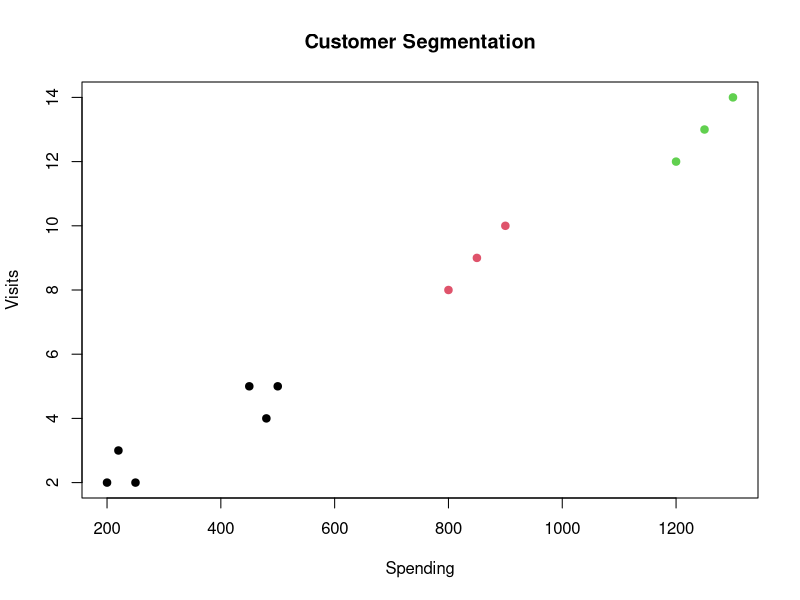

Recreate this plot in R.
# 95 - K-Means Clustering
customers <- data.frame(
  spending=c(200,220,250,800,850,900,450,480,500,1200,1250,1300),
  visits=c(2,3,2,8,9,10,5,4,5,12,13,14)
)
set.seed(42)
model <- kmeans(customers, centers=3, nstart=20)
print(model$cluster)
print(model$centers)
customers$cluster <- factor(model$cluster)
plot(customers$spending, customers$visits, col=customers$cluster, pch=19,
     main="Customer Segmentation", xlab="Spending", ylab="Visits")
